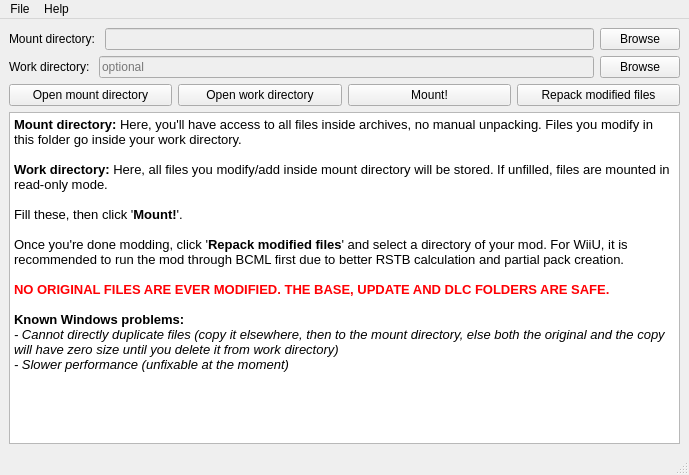
<?xml version="1.0" encoding="UTF-8"?>
<ui version="4.0">
 <class>MainWindow</class>
 <widget class="QMainWindow" name="MainWindow">
  <property name="geometry">
   <rect>
    <x>0</x>
    <y>0</y>
    <width>689</width>
    <height>475</height>
   </rect>
  </property>
  <property name="windowTitle">
   <string>Breath of the Wild Filesystem Mounter</string>
  </property>
  <widget class="QWidget" name="centralwidget">
   <property name="sizePolicy">
    <sizepolicy hsizetype="Expanding" vsizetype="Expanding">
     <horstretch>10</horstretch>
     <verstretch>10</verstretch>
    </sizepolicy>
   </property>
   <layout class="QGridLayout" name="gridLayout">
    <item row="0" column="0">
     <layout class="QVBoxLayout" name="verticalLayout">
      <item>
       <layout class="QHBoxLayout" name="horizontalLayout">
        <item>
         <widget class="QLabel" name="labelDirMount">
          <property name="text">
           <string>Mount directory: </string>
          </property>
         </widget>
        </item>
        <item>
         <widget class="QLineEdit" name="lineDirMount">
          <property name="enabled">
           <bool>false</bool>
          </property>
          <property name="text">
           <string/>
          </property>
         </widget>
        </item>
        <item>
         <widget class="QPushButton" name="pushDirMount">
          <property name="text">
           <string>Browse</string>
          </property>
         </widget>
        </item>
       </layout>
      </item>
      <item>
       <layout class="QHBoxLayout" name="horizontalLayout_2">
        <item>
         <widget class="QLabel" name="labelDirWork">
          <property name="text">
           <string>Work directory: </string>
          </property>
         </widget>
        </item>
        <item>
         <widget class="QLineEdit" name="lineDirWork">
          <property name="enabled">
           <bool>false</bool>
          </property>
          <property name="text">
           <string/>
          </property>
          <property name="placeholderText">
           <string>optional</string>
          </property>
         </widget>
        </item>
        <item>
         <widget class="QPushButton" name="pushDirWork">
          <property name="text">
           <string>Browse</string>
          </property>
         </widget>
        </item>
       </layout>
      </item>
      <item>
       <layout class="QHBoxLayout" name="horizontalLayout_3">
        <item>
         <widget class="QPushButton" name="pushOpenMount">
          <property name="text">
           <string>Open mount directory</string>
          </property>
         </widget>
        </item>
        <item>
         <widget class="QPushButton" name="pushOpenWork">
          <property name="text">
           <string>Open work directory</string>
          </property>
         </widget>
        </item>
        <item>
         <widget class="QPushButton" name="pushMount">
          <property name="text">
           <string>Mount!</string>
          </property>
         </widget>
        </item>
        <item>
         <widget class="QPushButton" name="pushRepack">
          <property name="text">
           <string>Repack modified files</string>
          </property>
         </widget>
        </item>
       </layout>
      </item>
      <item>
       <widget class="QTextBrowser" name="textBrowser">
        <property name="html">
         <string>&lt;!DOCTYPE HTML PUBLIC &quot;-//W3C//DTD HTML 4.0//EN&quot; &quot;http://www.w3.org/TR/REC-html40/strict.dtd&quot;&gt;
&lt;html&gt;&lt;head&gt;&lt;meta name=&quot;qrichtext&quot; content=&quot;1&quot; /&gt;&lt;style type=&quot;text/css&quot;&gt;
p, li { white-space: pre-wrap; }
&lt;/style&gt;&lt;/head&gt;&lt;body style=&quot; font-family:'Noto Sans'; font-size:10pt; font-weight:400; font-style:normal;&quot;&gt;
&lt;p style=&quot; margin-top:0px; margin-bottom:0px; margin-left:0px; margin-right:0px; -qt-block-indent:0; text-indent:0px;&quot;&gt;&lt;span style=&quot; font-family:'Noto Sans'; font-weight:600;&quot;&gt;Mount directory: &lt;/span&gt;&lt;span style=&quot; font-family:'Noto Sans';&quot;&gt;Here, you'll have access to all files inside archives, no manual unpacking. Files you modify in this folder go inside your work directory.&lt;/span&gt;&lt;/p&gt;
&lt;p style=&quot;-qt-paragraph-type:empty; margin-top:0px; margin-bottom:0px; margin-left:0px; margin-right:0px; -qt-block-indent:0; text-indent:0px; font-family:'Noto Sans';&quot;&gt;&lt;br /&gt;&lt;/p&gt;
&lt;p style=&quot; margin-top:0px; margin-bottom:0px; margin-left:0px; margin-right:0px; -qt-block-indent:0; text-indent:0px;&quot;&gt;&lt;span style=&quot; font-family:'Noto Sans'; font-weight:600;&quot;&gt;Work directory:&lt;/span&gt;&lt;span style=&quot; font-family:'Noto Sans';&quot;&gt; Here, all files you modify/add inside mount directory will be stored. If unfilled, files are mounted in read-only mode.&lt;/span&gt;&lt;/p&gt;
&lt;p style=&quot;-qt-paragraph-type:empty; margin-top:0px; margin-bottom:0px; margin-left:0px; margin-right:0px; -qt-block-indent:0; text-indent:0px; font-family:'Noto Sans';&quot;&gt;&lt;br /&gt;&lt;/p&gt;
&lt;p style=&quot; margin-top:0px; margin-bottom:0px; margin-left:0px; margin-right:0px; -qt-block-indent:0; text-indent:0px;&quot;&gt;&lt;span style=&quot; font-family:'Noto Sans';&quot;&gt;Fill these, then click '&lt;/span&gt;&lt;span style=&quot; font-family:'Noto Sans'; font-weight:600;&quot;&gt;Mount!&lt;/span&gt;&lt;span style=&quot; font-family:'Noto Sans';&quot;&gt;'.&lt;/span&gt;&lt;/p&gt;
&lt;p style=&quot;-qt-paragraph-type:empty; margin-top:0px; margin-bottom:0px; margin-left:0px; margin-right:0px; -qt-block-indent:0; text-indent:0px; font-family:'Noto Sans';&quot;&gt;&lt;br /&gt;&lt;/p&gt;
&lt;p style=&quot; margin-top:0px; margin-bottom:0px; margin-left:0px; margin-right:0px; -qt-block-indent:0; text-indent:0px;&quot;&gt;&lt;span style=&quot; font-family:'Noto Sans';&quot;&gt;Once you're done modding, click '&lt;/span&gt;&lt;span style=&quot; font-family:'Noto Sans'; font-weight:600;&quot;&gt;Repack modified files&lt;/span&gt;&lt;span style=&quot; font-family:'Noto Sans';&quot;&gt;' and select a directory of your mod. For WiiU, it is recommended to run the mod through BCML first due to better RSTB calculation and partial pack creation.&lt;/span&gt;&lt;/p&gt;
&lt;p style=&quot;-qt-paragraph-type:empty; margin-top:0px; margin-bottom:0px; margin-left:0px; margin-right:0px; -qt-block-indent:0; text-indent:0px; font-family:'Noto Sans';&quot;&gt;&lt;br /&gt;&lt;/p&gt;
&lt;p style=&quot; margin-top:0px; margin-bottom:0px; margin-left:0px; margin-right:0px; -qt-block-indent:0; text-indent:0px;&quot;&gt;&lt;span style=&quot; font-family:'Noto Sans'; font-weight:600; color:#ff0004;&quot;&gt;NO ORIGINAL FILES ARE EVER MODIFIED. THE BASE, UPDATE AND DLC FOLDERS ARE SAFE.&lt;/span&gt;&lt;/p&gt;
&lt;p style=&quot;-qt-paragraph-type:empty; margin-top:0px; margin-bottom:0px; margin-left:0px; margin-right:0px; -qt-block-indent:0; text-indent:0px; font-family:'Noto Sans'; font-weight:600; color:#ff0004;&quot;&gt;&lt;br /&gt;&lt;/p&gt;
&lt;p style=&quot; margin-top:0px; margin-bottom:0px; margin-left:0px; margin-right:0px; -qt-block-indent:0; text-indent:0px;&quot;&gt;&lt;span style=&quot; font-family:'Noto Sans'; font-weight:600;&quot;&gt;Known Windows problems:&lt;/span&gt;&lt;/p&gt;
&lt;p style=&quot; margin-top:0px; margin-bottom:0px; margin-left:0px; margin-right:0px; -qt-block-indent:0; text-indent:0px;&quot;&gt;&lt;span style=&quot; font-family:'Noto Sans'; font-style:italic;&quot;&gt;- Cannot directly duplicate files (copy it elsewhere, then to the mount directory, else both the original and the copy will have zero size until you delete it from work directory)&lt;/span&gt;&lt;/p&gt;
&lt;p style=&quot; margin-top:0px; margin-bottom:0px; margin-left:0px; margin-right:0px; -qt-block-indent:0; text-indent:0px;&quot;&gt;&lt;span style=&quot; font-family:'Noto Sans'; font-style:italic;&quot;&gt;- Slower performance (unfixable at the moment)&lt;/span&gt;&lt;/p&gt;&lt;/body&gt;&lt;/html&gt;</string>
        </property>
       </widget>
      </item>
     </layout>
    </item>
   </layout>
  </widget>
  <widget class="QMenuBar" name="menubar">
   <property name="geometry">
    <rect>
     <x>0</x>
     <y>0</y>
     <width>689</width>
     <height>30</height>
    </rect>
   </property>
   <widget class="QMenu" name="menuFile">
    <property name="title">
     <string>File</string>
    </property>
    <addaction name="actionSettings"/>
   </widget>
   <widget class="QMenu" name="menuAbout">
    <property name="title">
     <string>Help</string>
    </property>
    <addaction name="actionAbout"/>
   </widget>
   <addaction name="menuFile"/>
   <addaction name="menuAbout"/>
  </widget>
  <widget class="QStatusBar" name="statusbar"/>
  <action name="actionSettings">
   <property name="text">
    <string>Settings</string>
   </property>
  </action>
  <action name="actionAbout">
   <property name="text">
    <string>About BWMT</string>
   </property>
  </action>
 </widget>
 <resources/>
 <connections/>
</ui>
